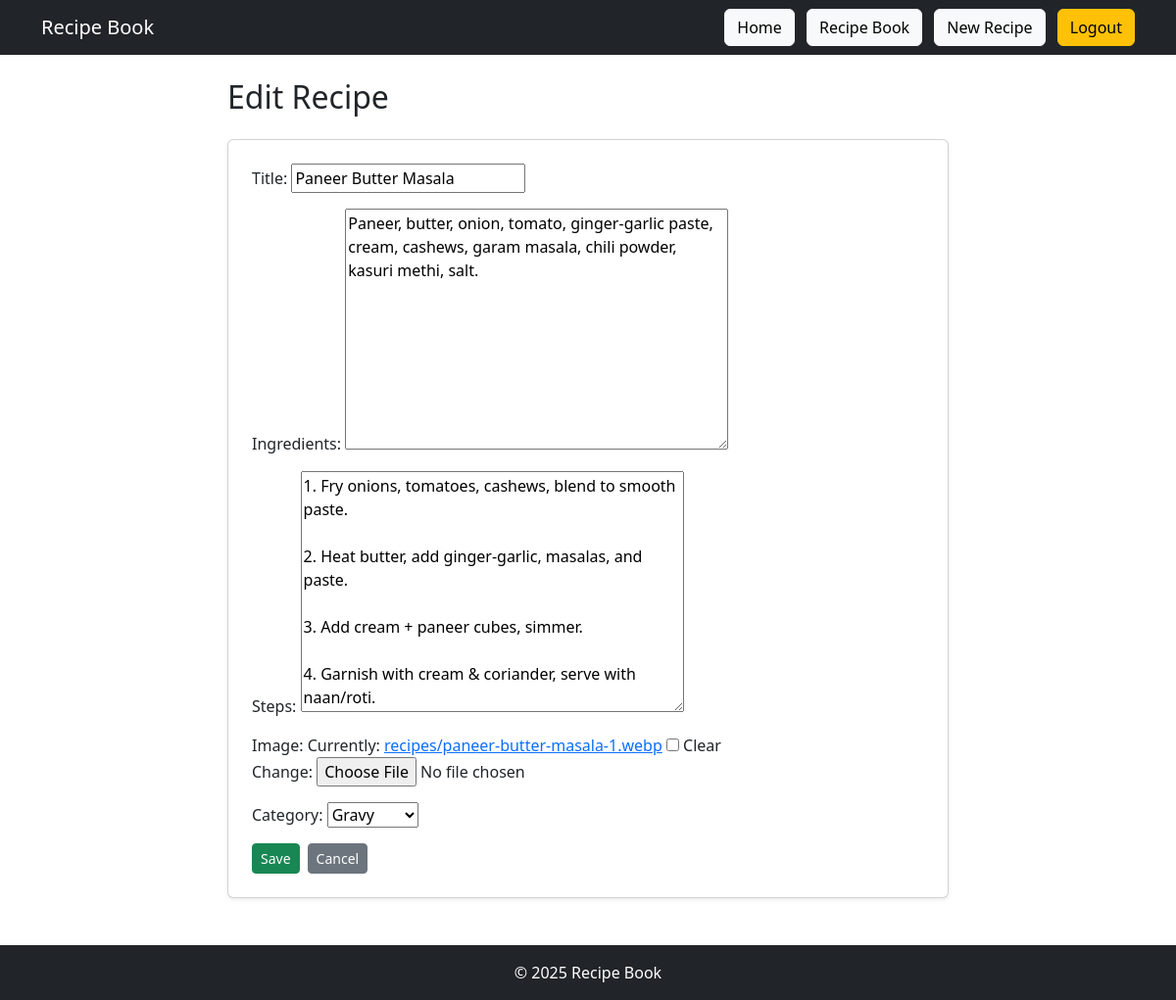
The page /recipe/1/edit/ (signed in) on the database its author committed.
### recipe/models.py (models this page shows, shortened)
class Recipe(models.Model):
    title = models.CharField(max_length=200)
    ingredients = models.TextField()
    steps = models.TextField()
    image = models.ImageField(upload_to="recipes/", blank=True, null=True)
    author = models.ForeignKey(User, on_delete=models.CASCADE)
    category = models.ForeignKey(Category, on_delete=models.SET_NULL, null=True, blank=True)
    created_at = models.DateTimeField(auto_now_add=True)

### recipe/views.py (the view)
# urls.py: path("recipe/<int:pk>/edit/", recipe_edit, name="recipe_edit"),
@login_required
def recipe_edit(request, pk):
    recipe = get_object_or_404(Recipe, pk=pk, author=request.user)
    if request.method == "POST":
        form = RecipeForm(request.POST, request.FILES, instance=recipe)
        if form.is_valid():
            form.save()
            messages.success(request, "Recipe updated successfully!")
            return redirect("recipe_detail", pk=recipe.pk)
    else:
        form = RecipeForm(instance=recipe)
    return render(request, "recipe/layout/recipe_form.html", {"form": form})

### recipe/forms.py
class RecipeForm(forms.ModelForm):
    class Meta:
        model = Recipe
        fields = ["title", "ingredients", "steps", "image", "category"]

### recipe/models.py (called while the page is built)
    def __str__(self):
        return self.name

### recipe/templates/recipe/layout/recipe_form.html (shortened to what this page needs)
{% extends "recipe/layout/base.html" %}
{% block content %}
<div class="row justify-content-center">
  <div class="col-md-8">
    <h2 class="mb-4">
      {% if form.instance.pk %} Edit Recipe {% else %} New Recipe {% endif %}
    </h2>
    <form method="post" enctype="multipart/form-data" class="card p-4 shadow-sm">
  {{ form.as_p }}
  <div class="d-flex gap-2">
    <button type="submit" class="btn btn-success btn-sm">Save</button>
    <a href="{% url 'recipe_list' %}" class="btn btn-secondary btn-sm">Cancel</a>
  </div>
</form>
  </div>
</div>
{% endblock %}

### rows shown on the page
Recipe: title "Paneer Butter Masala", ingredients "Paneer, butter, onion, tomato, ginger-garlic paste, cream, cashews, garam masala, chili powder, kasuri methi, salt.", steps "1. Fry onions, tomatoes, cashews, blend to smooth paste. 2. Heat butter, add ginger-garlic, masalas, and paste. 3. Add cream + paneer cubes, simmer. 4. Garnish with cream & coriander, serve with naan/roti.", category "Gravy"
